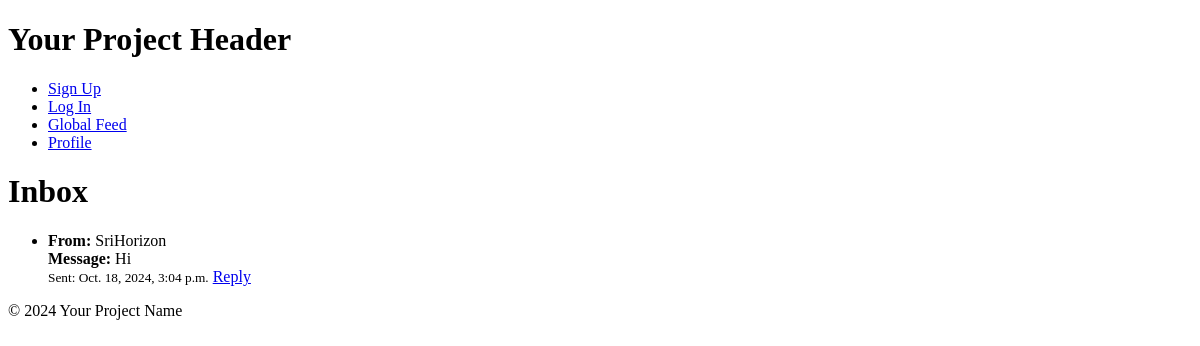
The page /users/inbox/ (signed in) on the database as committed earlier.
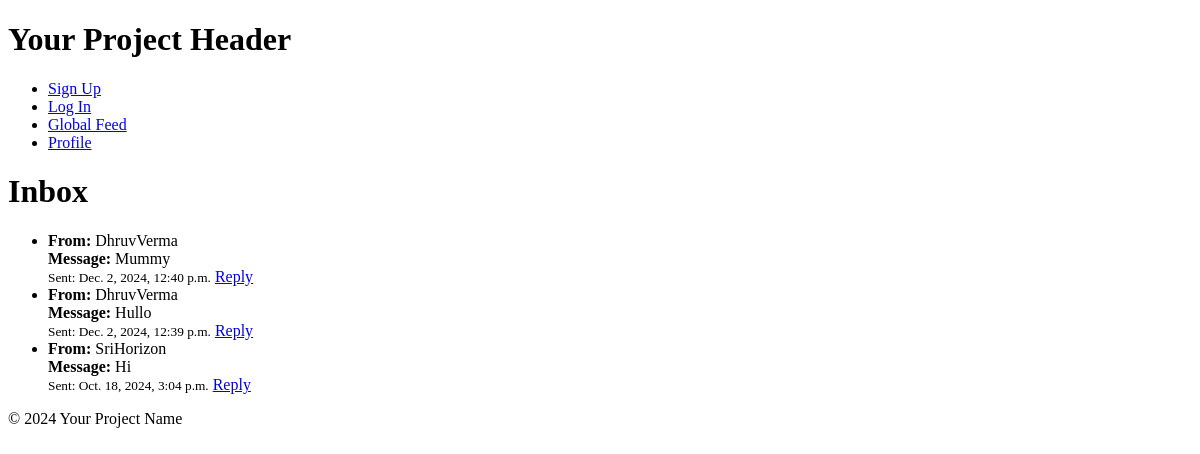
The same page on the database as committed later.
### users/models.py (models this page shows, shortened)
class Message(models.Model):
    sender = models.ForeignKey(User, related_name='sent_messages', on_delete=models.CASCADE)
    recipient = models.ForeignKey(User, related_name='received_messages', on_delete=models.CASCADE)
    content = models.TextField()
    timestamp = models.DateTimeField(auto_now_add=True)
    is_read = models.BooleanField(default=False)

### users/views.py (the view)
# urls.py: path('inbox/', views.inbox, name='inbox'),
@login_required
def inbox(request):
    user = request.user
    received_messages = Message.objects.filter(recipient=user).order_by('-timestamp')
    for message in received_messages:
        if not message.is_read:
            message.is_read = True
            message.save()
    return render(request, 'users/inbox.html', {'messages': received_messages})

### users/templates/users/inbox.html
{% extends 'users/base.html' %}
{% load static %}
{% block content %}
<h1>Inbox</h1>
{% if messages %}
    <ul>
    {% for message in messages %}
        <li>
            <strong>From: </strong> {{ message.sender.username }} <br>
            <strong>Message: </strong> {{ message.content }} <br>
            <small>Sent: {{ message.timestamp }}</small>
            <a href="{% url 'message-thread' message.sender.id %}">
                Reply
            </a>
        </li>
    {% endfor %}
    </ul>
{% else %}
    <p>No messages.</p>
{% endif %}
{% endblock %}

Rows that differ between the two databases and show on the page:
added Message: sender.username "DhruvVerma", content "Mummy", timestamp "Dec. 2, 2024, 12:40 p.m."
added Message: sender.username "DhruvVerma", content "Hullo", timestamp "Dec. 2, 2024, 12:39 p.m."
